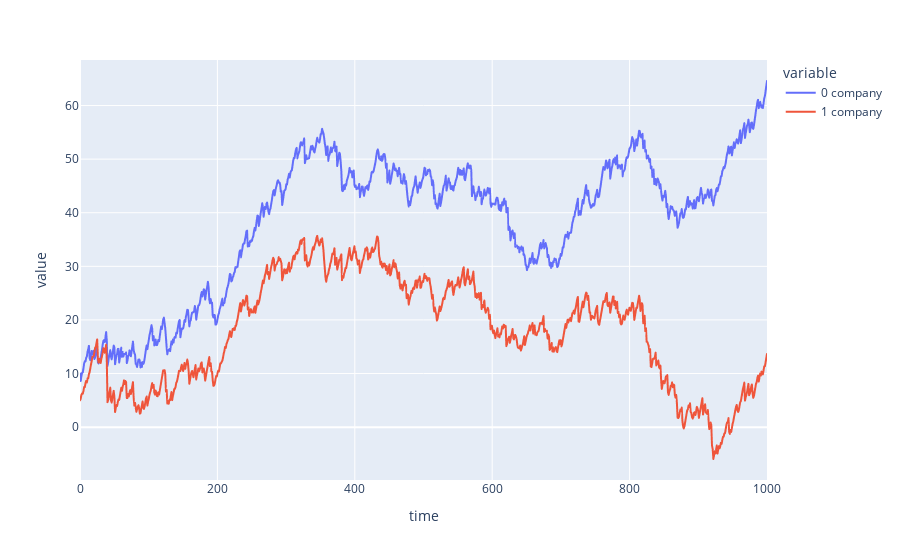

The cell this chart's notebook holds for it:
### Code cell
x_t.plot_process(max_time=1000)

### Figure 1 — Plotly figure (JSON) as saved in the notebook; plotly's stock layout.template omitted (floating-point values rounded to 4 significant figures; data arrays with more than 128 entries replaced by an {"elided": "..."} marker saying what was removed)
{"data": [{"hovertemplate": "variable=0 company<br>time=%{x}<br>value=%{y}<extra></extra>", "legendgroup": "0 company", "line": {"color": "#636efa", "dash": "solid"}, "marker": {"symbol": "circle"}, "mode": "lines", "name": "0 company", "showlegend": true, "type": "scattergl", "x": {"elided": "1000 float values"}, "xaxis": "x", "y": {"elided": "1000 float values"}, "yaxis": "y"}, {"hovertemplate": "variable=1 company<br>time=%{x}<br>value=%{y}<extra></extra>", "legendgroup": "1 company", "line": {"color": "#EF553B", "dash": "solid"}, "marker": {"symbol": "circle"}, "mode": "lines", "name": "1 company", "showlegend": true, "type": "scattergl", "x": {"elided": "1000 float values"}, "xaxis": "x", "y": {"elided": "1000 float values"}, "yaxis": "y"}], "layout": {"legend": {"title": {"text": "variable"}, "tracegroupgap": 0}, "margin": {"t": 60}, "xaxis": {"anchor": "y", "domain": [0, 1], "title": {"text": "time"}}, "yaxis": {"anchor": "x", "domain": [0, 1], "title": {"text": "value"}}}}
